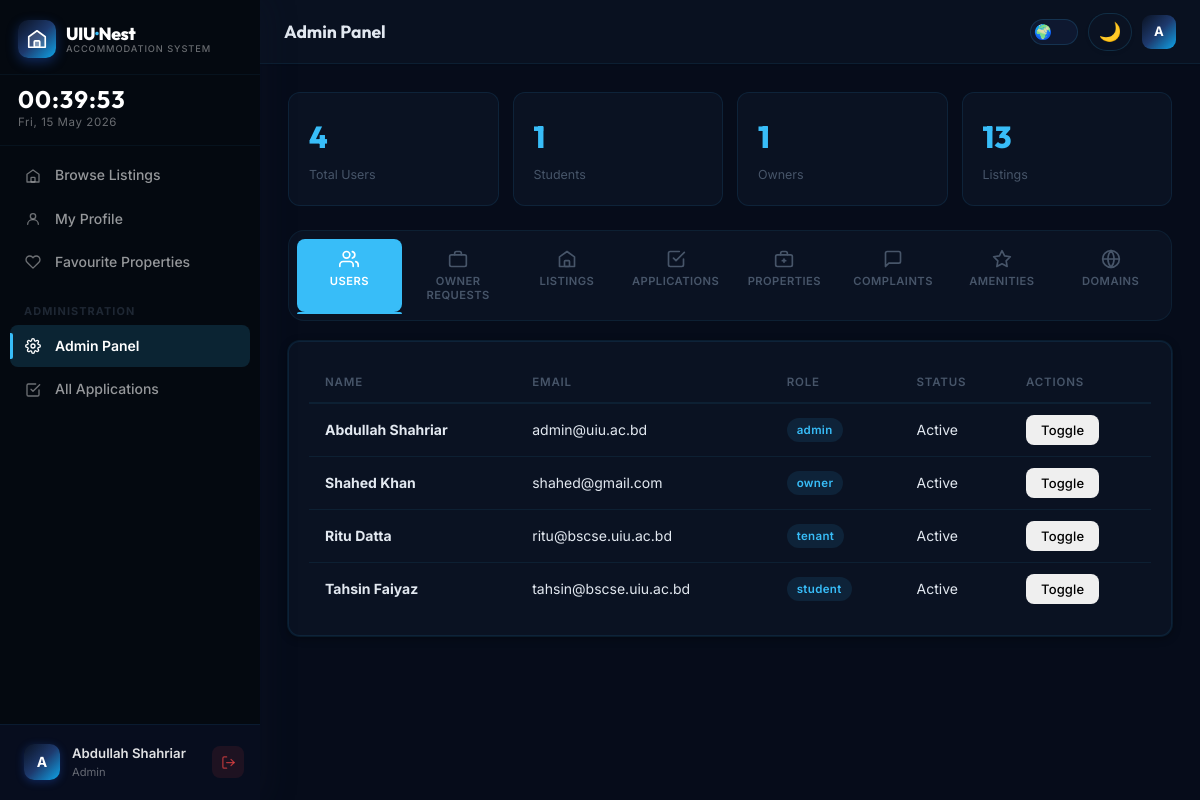
Screenshot of /pages/admin.php (signed in) with the database file from the repository.
### tables this page shows
CREATE TABLE `users` (
  `id`                INT UNSIGNED    NOT NULL AUTO_INCREMENT,
  `full_name`         VARCHAR(120)    NOT NULL,
  `email`             VARCHAR(255)    NOT NULL,
  `password_hash`     VARCHAR(255)    NOT NULL,
  `phone`             VARCHAR(20)     DEFAULT NULL,
  `role`              ENUM('guest','student','tenant','owner','admin') NOT NULL DEFAULT 'student',
  `email_verified_at` DATETIME        DEFAULT NULL,
  `avatar_path`       VARCHAR(500)    DEFAULT NULL,
  `student_id`        VARCHAR(30)     DEFAULT NULL,
  `department`        VARCHAR(100)    DEFAULT NULL,
  `year_of_study`     TINYINT UNSIGNED DEFAULT NULL,
  `gender`            ENUM('male','female','other') DEFAULT NULL,
  `bio`               TEXT            DEFAULT NULL,
  `is_active`         TINYINT(1)      NOT NULL DEFAULT 1,
  `created_at`        DATETIME        NOT NULL DEFAULT CURRENT_TIMESTAMP,
  `updated_at`        DATETIME        NOT NULL DEFAULT CURRENT_TIMESTAMP ON UPDATE CURRENT_TIMESTAMP,
  PRIMARY KEY (`id`),
  UNIQUE KEY `uk_users_email` (`email`),
  INDEX `idx_users_role` (`role`)
);

### includes/auth.php (called while the page is built, shortened)
<?php
function isLoggedIn(): bool {
    return isset($_SESSION['user_id']);
}
function getCurrentUser(): ?array {
    static $user = null;
    if ($user === null) {
        $db = getDB();
        $stmt = $db->prepare('SELECT * FROM users WHERE id = ?');
        $stmt->execute([$_SESSION['user_id']]);
        $user = $stmt->fetch();
    }
    return $user;
}
function hasRole(string $role): bool {
    return ($_SESSION['role'] ?? '') === $role;
}

### pages/admin.php (the view, shortened to what this page needs)
<?php
$pageName = 'Admin';
require_once __DIR__ . '/../includes/header.php';
$db = getDB();
$stats = [];
$stats['users'] = $db->query('SELECT COUNT(*) FROM users')->fetchColumn();
$stats['students'] = $db->query("SELECT COUNT(*) FROM users WHERE role = 'student'")->fetchColumn();
$stats['owners'] = $db->query("SELECT COUNT(*) FROM users WHERE role = 'owner'")->fetchColumn();
$stats['listings'] = $db->query("SELECT COUNT(*) FROM listings WHERE deleted_at IS NULL")->fetchColumn();
$stats['applications'] = $db->query("SELECT COUNT(*) FROM applications WHERE deleted_at IS NULL")->fetchColumn();
$stats['properties'] = $db->query("SELECT COUNT(*) FROM properties")->fetchColumn();
$allUsers = $db->query('SELECT * FROM users ORDER BY created_at DESC')->fetchAll();
?>
<div class="stats-grid">
    <div class="stat-card"><div class="stat-value"><?= $stats['users'] ?></div><div class="stat-label">Total Users</div></div>
    <div class="stat-card"><div class="stat-value"><?= $stats['students'] ?></div><div class="stat-label">Students</div></div>
    <div class="stat-card"><div class="stat-value"><?= $stats['owners'] ?></div><div class="stat-label">Owners</div></div>
    <div class="stat-card"><div class="stat-value"><?= $stats['listings'] ?></div><div class="stat-label">Listings</div></div>
</div>
<div class="tabs">
    <button class="tab-btn active" onclick="showTab('users',this)">
        <svg viewBox="0 0 24 24" fill="none" stroke-width="2" stroke-linecap="round" stroke-linejoin="round"><path d="M17 21v-2a4 4 0 00-4-4H5a4 4 0 00-4 4v2"/><circle cx="9" cy="7" r="4"/><path d="M23 21v-2a4 4 0 00-3-3.87M16 3.13a4 4 0 010 7.75"/></svg>
        Users
    </button>
    <button class="tab-btn" onclick="showTab('owner_apps',this)">
        <svg viewBox="0 0 24 24" fill="none" stroke-width="2" stroke-linecap="round" stroke-linejoin="round"><rect x="2" y="7" width="20" height="14" rx="2"/><path d="M16 7V5a2 2 0 00-2-2h-4a2 2 0 00-2 2v2"/></svg>
        Owner Requests
    </button>
    <button class="tab-btn" onclick="showTab('listings',this)">
        <svg viewBox="0 0 24 24" fill="none" stroke-width="2" stroke-linecap="round" stroke-linejoin="round"><path d="M3 9.5L12 3l9 6.5V21H3V9.5z"/><rect x="9" y="14" width="6" height="7" rx="1"/></svg>
        Listings
    </button>
    <button class="tab-btn" onclick="showTab('apps',this)">
        <svg viewBox="0 0 24 24" fill="none" stroke-width="2" stroke-linecap="round" stroke-linejoin="round"><path d="M9 11l3 3L22 4"/><path d="M21 12v7a2 2 0 01-2 2H5a2 2 0 01-2-2V5a2 2 0 012-2h11"/></svg>
        Applications
    </button>
    <button class="tab-btn" onclick="showTab('properties',this)">
        <svg viewBox="0 0 24 24" fill="none" stroke-width="2" stroke-linecap="round" stroke-linejoin="round"><rect x="2" y="7" width="20" height="14" rx="2"/><path d="M16 7V5a2 2 0 00-2-2h-4a2 2 0 00-2 2v2"/><line x1="12" y1="12" x2="12" y2="16"/><line x1="10" y1="14" x2="14" y2="14"/></svg>
        Properties
    </button>
    <button class="tab-btn" onclick="showTab('complaints',this)">
        <svg viewBox="0 0 24 24" fill="none" stroke-width="2" stroke-linecap="round" stroke-linejoin="round"><path d="M21 15a2 2 0 01-2 2H7l-4 4V5a2 2 0 012-2h14a2 2 0 012 2z"/></svg>
        Complaints
    </button>
    <button class="tab-btn" onclick="showTab('amenities',this)">
        <svg viewBox="0 0 24 24" fill="none" stroke-width="2" stroke-linecap="round" stroke-linejoin="round"><polygon points="12 2 15.09 8.26 22 9.27 17 14.14 18.18 21.02 12 17.77 5.82 21.02 7 14.14 2 9.27 8.91 8.26 12 2"/></svg>
        Amenities
    </button>
    <button class="tab-btn" onclick="showTab('domains',this)">
        <svg viewBox="0 0 24 24" fill="none" stroke-width="2" stroke-linecap="round" stroke-linejoin="round"><circle cx="12" cy="12" r="10"/><path d="M2 12h20M12 2a15.3 15.3 0 010 20M12 2a15.3 15.3 0 000 20"/></svg>
        Domains
    </button>
</div>
<div class="tab-content" id="tab-users">
    <div class="card"><div class="card-body" style="overflow-x:auto;">
        <table class="data-table">
            <thead><tr><th>Name</th><th>Email</th><th>Role</th><th>Status</th><th>Actions</th></tr></thead>
            <tbody>
            <?php foreach ($allUsers as $u): ?>
            <tr>
                <td><strong><?= htmlspecialchars($u['full_name']) ?></strong></td>
                <td><?= htmlspecialchars($u['email']) ?></td>
                <td><span class="badge badge-draft"><?= $u['role'] ?></span></td>
                <td><?= $u['is_active'] ? 'Active' : 'Disabled' ?></td>
                <td>
                    <button class="btn btn-sm" onclick="toggleUser(<?= $u['id'] ?>, <?= $u['is_active'] ? 0 : 1 ?>)">Toggle</button>
                </td>
            </tr>
            <?php endforeach; ?>
            </tbody>
        </table>
    </div></div>
</div>
<?php require_once __DIR__ . '/../includes/footer.php'; ?>

### includes/header.php (shortened to what this page needs)
<?php
require_once __DIR__ . '/auth.php';
$currentUser = getCurrentUser();
$userRole    = $_SESSION['role'] ?? 'guest';
$pageName    = $pageName ?? 'Dashboard';
$roleLabel = match($userRole) {
    'tenant'  => 'House Manager',
    'owner'   => 'Owner',
    'student' => 'Student',
    'admin'   => 'Admin',
    default   => ucfirst($userRole),
};
?>
<!DOCTYPE html>
<html lang="en" data-theme="dark" data-lang="en">
<head>
    <link rel="stylesheet" href="https://unpkg.com/leaflet@1.9.4/dist/leaflet.css">
    <link rel="stylesheet" href="<?= APP_URL ?>/assets/css/style.css">
</head>
<body>
    <aside class="sidebar" id="sidebar">
        <div class="sidebar-header">
            <a href="<?= APP_URL ?>/pages/dashboard.php" class="sidebar-logo">
                <div class="sidebar-logo-icon">
                    <svg viewBox="0 0 24 24" xmlns="http://www.w3.org/2000/svg" fill="none" stroke="#fff" stroke-width="1.8" stroke-linecap="round" stroke-linejoin="round">
                        <path d="M3 9.5L12 3l9 6.5V21H3V9.5z" fill="rgba(255,255,255,0.15)"/>
                        <rect x="9" y="14" width="6" height="7" rx="1" fill="rgba(255,255,255,0.35)"/>
                    </svg>
                </div>
                <div class="sidebar-logo-text">
                    <span class="logo-name">UIU<span style="color:#38bdf8;">·</span>Nest</span>
                    <span class="logo-tagline">Accommodation System</span>
                </div>
            </a>
        </div>
        <div class="sidebar-clock">
            <div class="clock-time" id="clockTime">--:--:--</div>
            <div class="clock-date" id="clockDate">Loading...</div>
        </div>
        <nav class="sidebar-nav">
            <a href="<?= APP_URL ?>/pages/dashboard.php"
               class="nav-item <?= $pageName === 'Dashboard' ? 'active' : '' ?>" id="nav-browse">
                <span class="nav-icon">
                    <svg viewBox="0 0 24 24"><path d="M3 9.5L12 3l9 6.5V21H3V9.5z"/><rect x="9" y="14" width="6" height="7" rx="1"/></svg>
                </span>
                <span class="nav-label" data-i18n="nav_browse">Browse Listings</span>
            </a>
            <?php if (isLoggedIn()): ?>
            <a href="<?= APP_URL ?>/pages/profile.php"
               class="nav-item <?= $pageName === 'My Profile' ? 'active' : '' ?>" id="nav-profile">
                <span class="nav-icon">
                    <svg viewBox="0 0 24 24"><circle cx="12" cy="8" r="4"/><path d="M4 20c0-4 3.6-7 8-7s8 3 8 7"/></svg>
                </span>
                <span class="nav-label" data-i18n="nav_profile">My Profile</span>
            </a>
            <a href="<?= APP_URL ?>/pages/saved-listings.php"
               class="nav-item <?= $pageName === 'Saved Listings' || $pageName === 'Saved' ? 'active' : '' ?>" id="nav-saved">
                <span class="nav-icon">
                    <svg viewBox="0 0 24 24" fill="none" stroke="currentColor" stroke-width="2" stroke-linecap="round" stroke-linejoin="round"><path d="M20.84 4.61a5.5 5.5 0 00-7.78 0L12 5.67l-1.06-1.06a5.5 5.5 0 00-7.78 7.78l1.06 1.06L12 21.23l7.78-7.78 1.06-1.06a5.5 5.5 0 000-7.78z"/></svg>
                </span>
                <span class="nav-label">Favourite Properties</span>
            </a>
            <?php if (hasRole('admin')): ?>
                <div class="nav-section-label" data-i18n="nav_sec_admin">Administration</div>
                <a href="<?= APP_URL ?>/pages/admin.php"
                   class="nav-item <?= $pageName === 'Admin' ? 'active' : '' ?>" id="nav-admin">
                    <span class="nav-icon">
                    </span>
                    <span class="nav-label" data-i18n="nav_admin">Admin Panel</span>
                </a>
                <a href="<?= APP_URL ?>/pages/applications.php"
                   class="nav-item <?= $pageName === 'Applications' ? 'active' : '' ?>" id="nav-apps-admin">
                    <span class="nav-icon">
                        <svg viewBox="0 0 24 24"><path d="M9 11l3 3L22 4"/><path d="M21 12v7a2 2 0 01-2 2H5a2 2 0 01-2-2V5a2 2 0 012-2h11"/></svg>
                    </span>
                    <span class="nav-label" data-i18n="nav_all_apps">All Applications</span>
                </a>
            <?php endif;  ?>
            <?php endif;  ?>
        </nav>
        <?php if (isLoggedIn()): ?>
        <div class="sidebar-footer">
            <a href="<?= APP_URL ?>/pages/profile.php" style="text-decoration:none;flex:1;min-width:0;" class="user-card user-card-link">
                <?php if (!empty($currentUser['avatar_path']) && file_exists(APP_ROOT . '/' . $currentUser['avatar_path'])): ?>
                    <img src="<?= APP_URL . '/' . htmlspecialchars($currentUser['avatar_path']) ?>"
                         style="width:36px;height:36px;border-radius:10px;object-fit:cover;flex-shrink:0;" alt="Avatar">
                <?php else: ?>
                    <div class="user-avatar"><?= strtoupper(substr($currentUser['full_name'] ?? 'U', 0, 1)) ?></div>
                <?php endif; ?>
                <div class="user-info">
                    <div class="user-name"><?= htmlspecialchars($currentUser['full_name'] ?? '') ?></div>
                    <div class="user-role"><?= $roleLabel ?></div>
                </div>
            </a>
            <a href="<?= APP_URL ?>/api/auth.php?action=logout" class="sidebar-logout" title="Sign Out">
                <svg xmlns="http://www.w3.org/2000/svg" width="15" height="15" viewBox="0 0 24 24" fill="none" stroke="currentColor" stroke-width="2" stroke-linecap="round" stroke-linejoin="round">
                    <path d="M9 21H5a2 2 0 01-2-2V5a2 2 0 012-2h4"/><polyline points="16 17 21 12 16 7"/><line x1="21" y1="12" x2="9" y2="12"/>
                </svg>
            </a>
        </div>
        <?php endif; ?>
    </aside>
    <div class="main-wrapper">
        <header class="topbar">
            <div class="topbar-left">
                <h1 class="page-title" data-i18n="page_<?= strtolower(str_replace(' ', '_', $pageName)) ?>"><?= htmlspecialchars($pageName) ?></h1>
            </div>
            <div class="topbar-right">
                <button class="lang-toggle-switch" id="langTopbarBtn" onclick="UIULang.toggle()" title="Switch Language">
                    <span class="lang-icon">🌍</span>
                </button>
                <button class="theme-toggle" id="themeToggle" aria-label="Toggle theme">
                    <span class="theme-icon moon">🌙</span>
                </button>
                <?php if (isLoggedIn()): ?>
                    <a href="<?= APP_URL ?>/pages/profile.php" class="topbar-user-avatar" title="My Profile">
                        <?php if (!empty($currentUser['avatar_path']) && file_exists(APP_ROOT . '/' . $currentUser['avatar_path'])): ?>
                            <img src="<?= APP_URL . '/' . htmlspecialchars($currentUser['avatar_path']) ?>"
                                 style="width:34px;height:34px;border-radius:9px;object-fit:cover;" alt="Avatar">
                        <?php else: ?>
                            <div class="user-avatar-sm"><?= strtoupper(substr($currentUser['full_name'] ?? 'U', 0, 1)) ?></div>
                        <?php endif; ?>
                    </a>
                <?php else: ?>
                    <a href="<?= APP_URL ?>/pages/login.php" class="btn btn-outline btn-sm" data-i18n="btn_login">Login</a>
                    <a href="<?= APP_URL ?>/pages/register.php" class="btn btn-primary btn-sm" data-i18n="btn_signup">Sign Up</a>
                <?php endif; ?>
            </div>
        </header>
        <main class="main-content">

### rows the page displays
users: full_name "A", full_name "Abdullah Shahriar", email "admin@uiu.ac.bd", role "admin", is_active "Active"
users: full_name "Shahed Khan", email "shahed@gmail.com", role "owner", is_active "Active"
users: full_name "Ritu Datta", email "ritu@bscse.uiu.ac.bd", role "tenant", is_active "Active"
users: full_name "Tahsin Faiyaz", email "tahsin@bscse.uiu.ac.bd", role "student", is_active "Active"

### other values shown
$roleLabel "Admin"
$stats['users'] "4"
$stats['students'] "1"
$stats['owners'] "1"
$stats['listings'] "13"
